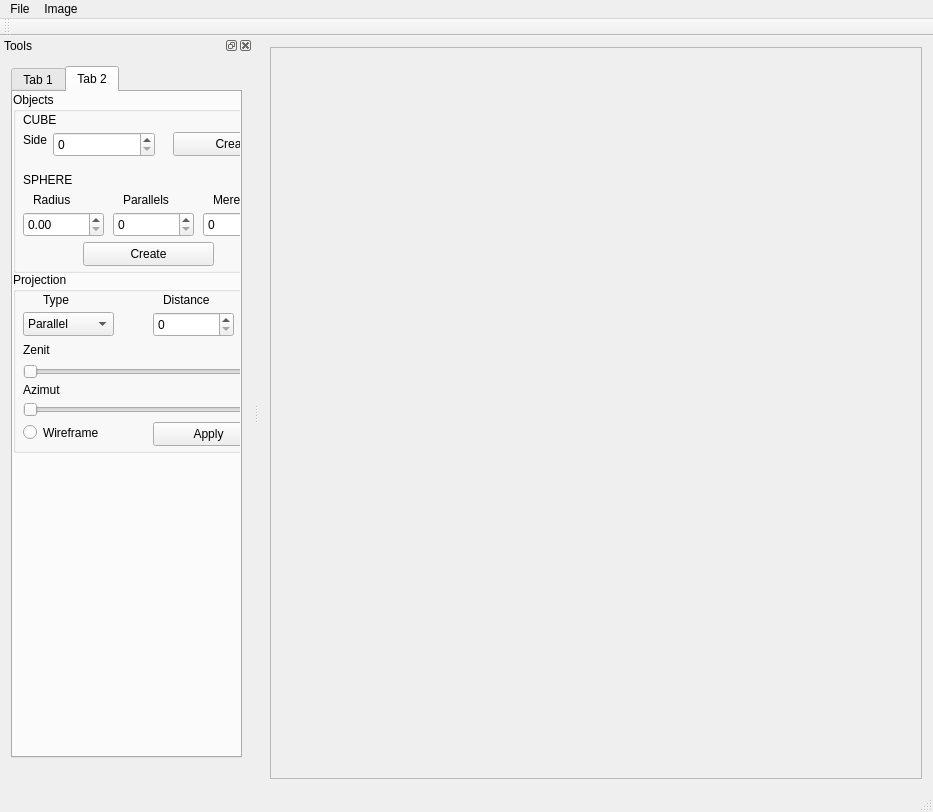
<?xml version="1.0" encoding="UTF-8"?>
<ui version="4.0">
 <class>ImageViewerClass</class>
 <widget class="QMainWindow" name="ImageViewerClass">
  <property name="geometry">
   <rect>
    <x>0</x>
    <y>0</y>
    <width>933</width>
    <height>812</height>
   </rect>
  </property>
  <property name="windowTitle">
   <string>ImageViewer</string>
  </property>
  <widget class="QWidget" name="centralWidget">
   <layout class="QHBoxLayout" name="horizontalLayout_4">
    <item>
     <widget class="QScrollArea" name="scrollArea">
      <property name="widgetResizable">
       <bool>true</bool>
      </property>
      <widget class="QWidget" name="scrollAreaWidgetContents">
       <property name="geometry">
        <rect>
         <x>0</x>
         <y>0</y>
         <width>602</width>
         <height>732</height>
        </rect>
       </property>
      </widget>
     </widget>
    </item>
   </layout>
  </widget>
  <widget class="QMenuBar" name="menuBar">
   <property name="geometry">
    <rect>
     <x>0</x>
     <y>0</y>
     <width>933</width>
     <height>21</height>
    </rect>
   </property>
   <widget class="QMenu" name="menuFile">
    <property name="title">
     <string>File</string>
    </property>
    <addaction name="actionOpen"/>
    <addaction name="actionSave_as"/>
    <addaction name="separator"/>
    <addaction name="actionExit"/>
   </widget>
   <widget class="QMenu" name="menuImage">
    <property name="title">
     <string>Image</string>
    </property>
    <addaction name="actionClear"/>
   </widget>
   <addaction name="menuFile"/>
   <addaction name="menuImage"/>
  </widget>
  <widget class="QToolBar" name="mainToolBar">
   <attribute name="toolBarArea">
    <enum>TopToolBarArea</enum>
   </attribute>
   <attribute name="toolBarBreak">
    <bool>false</bool>
   </attribute>
  </widget>
  <widget class="QStatusBar" name="statusBar"/>
  <widget class="QDockWidget" name="dockWidget">
   <property name="windowTitle">
    <string>Tools</string>
   </property>
   <attribute name="dockWidgetArea">
    <number>1</number>
   </attribute>
   <widget class="QWidget" name="dockWidgetContents">
    <layout class="QVBoxLayout" name="verticalLayout">
     <item>
      <widget class="QTabWidget" name="tabWidget">
       <property name="currentIndex">
        <number>1</number>
       </property>
       <widget class="QWidget" name="tab">
        <attribute name="title">
         <string>Tab 1</string>
        </attribute>
        <layout class="QVBoxLayout" name="verticalLayout_2">
         <item>
          <widget class="QGroupBox" name="groupBox">
           <property name="title">
            <string>Color</string>
           </property>
           <layout class="QHBoxLayout" name="horizontalLayout_3">
            <item>
             <widget class="QPushButton" name="pushButtonSetColor">
              <property name="text">
               <string/>
              </property>
             </widget>
            </item>
           </layout>
          </widget>
         </item>
         <item>
          <widget class="QGroupBox" name="groupBox_3">
           <property name="title">
            <string>Transformation</string>
           </property>
           <layout class="QVBoxLayout" name="verticalLayout_3">
            <item>
             <widget class="QToolButton" name="RotationtoolButton">
              <property name="sizePolicy">
               <sizepolicy hsizetype="Expanding" vsizetype="Preferred">
                <horstretch>0</horstretch>
                <verstretch>0</verstretch>
               </sizepolicy>
              </property>
              <property name="text">
               <string>Rotation</string>
              </property>
             </widget>
            </item>
            <item>
             <widget class="QDoubleSpinBox" name="DegeeresDoubleSpinBox">
              <property name="suffix">
               <string>°</string>
              </property>
              <property name="minimum">
               <double>-360.000000000000000</double>
              </property>
              <property name="maximum">
               <double>360.000000000000000</double>
              </property>
              <property name="singleStep">
               <double>1.500000000000000</double>
              </property>
             </widget>
            </item>
            <item>
             <widget class="QPushButton" name="ScailingpushButton">
              <property name="text">
               <string>Scaling</string>
              </property>
             </widget>
            </item>
            <item>
             <widget class="QGroupBox" name="groupBox_4">
              <property name="title">
               <string>Axes</string>
              </property>
              <layout class="QHBoxLayout" name="horizontalLayout">
               <item>
                <widget class="QDoubleSpinBox" name="XscaledoubleSpinBox">
                 <property name="sizePolicy">
                  <sizepolicy hsizetype="Fixed" vsizetype="Fixed">
                   <horstretch>0</horstretch>
                   <verstretch>0</verstretch>
                  </sizepolicy>
                 </property>
                 <property name="prefix">
                  <string>X: </string>
                 </property>
                </widget>
               </item>
               <item>
                <widget class="QDoubleSpinBox" name="YscaledoubleSpinBox">
                 <property name="sizePolicy">
                  <sizepolicy hsizetype="Fixed" vsizetype="Fixed">
                   <horstretch>0</horstretch>
                   <verstretch>0</verstretch>
                  </sizepolicy>
                 </property>
                 <property name="prefix">
                  <string>Y: </string>
                 </property>
                </widget>
               </item>
              </layout>
             </widget>
            </item>
            <item>
             <widget class="QPushButton" name="SymmetrypushButton">
              <property name="text">
               <string>Symmetry</string>
              </property>
             </widget>
            </item>
            <item>
             <widget class="QComboBox" name="SymmetrycomboBox">
              <item>
               <property name="text">
                <string>Horizontal (X)</string>
               </property>
              </item>
              <item>
               <property name="text">
                <string>Vertical (Y)</string>
               </property>
              </item>
             </widget>
            </item>
            <item>
             <widget class="QPushButton" name="SlashpushButton">
              <property name="text">
               <string>Slash</string>
              </property>
             </widget>
            </item>
            <item>
             <widget class="QDoubleSpinBox" name="SlashdoubleSpinBox"/>
            </item>
            <item>
             <widget class="QPushButton" name="FillpushButton">
              <property name="text">
               <string>Fill</string>
              </property>
             </widget>
            </item>
            <item>
             <widget class="QComboBox" name="FillcomboBox">
              <item>
               <property name="text">
                <string>Nearest Neighbor</string>
               </property>
              </item>
              <item>
               <property name="text">
                <string>Barycentrická interpolácia</string>
               </property>
              </item>
             </widget>
            </item>
            <item>
             <widget class="QGroupBox" name="groupBox_5">
              <property name="title">
               <string>T - color</string>
              </property>
              <layout class="QHBoxLayout" name="horizontalLayout_2">
               <item>
                <widget class="QPushButton" name="T1pushButtonColor">
                 <property name="text">
                  <string/>
                 </property>
                </widget>
               </item>
               <item>
                <widget class="QPushButton" name="T2pushButtonColor">
                 <property name="text">
                  <string/>
                 </property>
                </widget>
               </item>
               <item>
                <widget class="QPushButton" name="T3pushButtonColor">
                 <property name="text">
                  <string/>
                 </property>
                </widget>
               </item>
              </layout>
             </widget>
            </item>
           </layout>
          </widget>
         </item>
         <item>
          <widget class="QGroupBox" name="groupBox_2">
           <property name="title">
            <string>Draw</string>
           </property>
           <layout class="QGridLayout" name="gridLayout">
            <item row="0" column="0" colspan="3">
             <widget class="QComboBox" name="comboBoxLineAlg">
              <item>
               <property name="text">
                <string>DDA</string>
               </property>
              </item>
              <item>
               <property name="text">
                <string>Bresenham</string>
               </property>
              </item>
              <item>
               <property name="text">
                <string>Circle</string>
               </property>
              </item>
             </widget>
            </item>
            <item row="2" column="1">
             <widget class="QToolButton" name="CircletoolButton">
              <property name="text">
               <string>Circle</string>
              </property>
              <property name="checkable">
               <bool>true</bool>
              </property>
             </widget>
            </item>
            <item row="2" column="0">
             <widget class="QToolButton" name="toolButtonDrawLine">
              <property name="text">
               <string>Line</string>
              </property>
              <property name="checkable">
               <bool>true</bool>
              </property>
             </widget>
            </item>
            <item row="3" column="0">
             <widget class="QToolButton" name="PolygontoolButton">
              <property name="text">
               <string>Polygon</string>
              </property>
              <property name="checkable">
               <bool>true</bool>
              </property>
             </widget>
            </item>
            <item row="3" column="1">
             <widget class="QPushButton" name="ResetpushButton">
              <property name="sizePolicy">
               <sizepolicy hsizetype="Preferred" vsizetype="Fixed">
                <horstretch>0</horstretch>
                <verstretch>0</verstretch>
               </sizepolicy>
              </property>
              <property name="text">
               <string>Reset</string>
              </property>
             </widget>
            </item>
           </layout>
          </widget>
         </item>
        </layout>
       </widget>
       <widget class="QWidget" name="tab_2">
        <attribute name="title">
         <string>Tab 2</string>
        </attribute>
        <widget class="QGroupBox" name="groupBox_7">
         <property name="geometry">
          <rect>
           <x>0</x>
           <y>0</y>
           <width>281</width>
           <height>181</height>
          </rect>
         </property>
         <property name="title">
          <string>Objects</string>
         </property>
         <widget class="QLabel" name="label">
          <property name="geometry">
           <rect>
            <x>10</x>
            <y>20</y>
            <width>41</width>
            <height>16</height>
           </rect>
          </property>
          <property name="text">
           <string>CUBE</string>
          </property>
         </widget>
         <widget class="QLabel" name="label_2">
          <property name="geometry">
           <rect>
            <x>10</x>
            <y>40</y>
            <width>49</width>
            <height>16</height>
           </rect>
          </property>
          <property name="text">
           <string>Side</string>
          </property>
         </widget>
         <widget class="QPushButton" name="createCube">
          <property name="geometry">
           <rect>
            <x>160</x>
            <y>40</y>
            <width>121</width>
            <height>24</height>
           </rect>
          </property>
          <property name="text">
           <string>Create</string>
          </property>
         </widget>
         <widget class="QLabel" name="label_3">
          <property name="geometry">
           <rect>
            <x>10</x>
            <y>80</y>
            <width>49</width>
            <height>16</height>
           </rect>
          </property>
          <property name="text">
           <string>SPHERE</string>
          </property>
         </widget>
         <widget class="QLabel" name="label_4">
          <property name="geometry">
           <rect>
            <x>20</x>
            <y>100</y>
            <width>49</width>
            <height>16</height>
           </rect>
          </property>
          <property name="text">
           <string>Radius</string>
          </property>
         </widget>
         <widget class="QSpinBox" name="cubeSizeSpinBox">
          <property name="geometry">
           <rect>
            <x>40</x>
            <y>40</y>
            <width>102</width>
            <height>25</height>
           </rect>
          </property>
          <property name="minimum">
           <number>0</number>
          </property>
          <property name="maximum">
           <number>500</number>
          </property>
         </widget>
         <widget class="QDoubleSpinBox" name="RadiusSphereSpinBox">
          <property name="geometry">
           <rect>
            <x>10</x>
            <y>120</y>
            <width>81</width>
            <height>25</height>
           </rect>
          </property>
          <property name="maximum">
           <double>250.990000000000009</double>
          </property>
         </widget>
         <widget class="QLabel" name="label_5">
          <property name="geometry">
           <rect>
            <x>110</x>
            <y>100</y>
            <width>49</width>
            <height>16</height>
           </rect>
          </property>
          <property name="text">
           <string>Parallels</string>
          </property>
         </widget>
         <widget class="QSpinBox" name="ParallelsSphereSpinBox">
          <property name="geometry">
           <rect>
            <x>100</x>
            <y>120</y>
            <width>81</width>
            <height>25</height>
           </rect>
          </property>
          <property name="maximum">
           <number>200</number>
          </property>
         </widget>
         <widget class="QLabel" name="label_6">
          <property name="geometry">
           <rect>
            <x>200</x>
            <y>100</y>
            <width>61</width>
            <height>16</height>
           </rect>
          </property>
          <property name="text">
           <string>Meredians</string>
          </property>
         </widget>
         <widget class="QSpinBox" name="MerediansSphereSpinBox">
          <property name="geometry">
           <rect>
            <x>190</x>
            <y>120</y>
            <width>81</width>
            <height>25</height>
           </rect>
          </property>
          <property name="maximum">
           <number>200</number>
          </property>
         </widget>
         <widget class="QPushButton" name="createSphere">
          <property name="geometry">
           <rect>
            <x>70</x>
            <y>150</y>
            <width>131</width>
            <height>24</height>
           </rect>
          </property>
          <property name="text">
           <string>Create</string>
          </property>
         </widget>
        </widget>
        <widget class="QGroupBox" name="groupBox_6">
         <property name="geometry">
          <rect>
           <x>0</x>
           <y>180</y>
           <width>281</width>
           <height>181</height>
          </rect>
         </property>
         <property name="title">
          <string>Projection</string>
         </property>
         <widget class="QLabel" name="label_7">
          <property name="geometry">
           <rect>
            <x>30</x>
            <y>20</y>
            <width>49</width>
            <height>16</height>
           </rect>
          </property>
          <property name="text">
           <string>Type</string>
          </property>
         </widget>
         <widget class="QComboBox" name="TypecomboBox">
          <property name="geometry">
           <rect>
            <x>10</x>
            <y>40</y>
            <width>91</width>
            <height>24</height>
           </rect>
          </property>
          <item>
           <property name="text">
            <string>Parallel</string>
           </property>
          </item>
          <item>
           <property name="text">
            <string>Perspective</string>
           </property>
          </item>
         </widget>
         <widget class="QSpinBox" name="DistancespinBox">
          <property name="geometry">
           <rect>
            <x>140</x>
            <y>40</y>
            <width>81</width>
            <height>25</height>
           </rect>
          </property>
         </widget>
         <widget class="QLabel" name="label_8">
          <property name="geometry">
           <rect>
            <x>150</x>
            <y>20</y>
            <width>49</width>
            <height>16</height>
           </rect>
          </property>
          <property name="text">
           <string>Distance</string>
          </property>
         </widget>
         <widget class="QSlider" name="ZenithorizontalSlider">
          <property name="geometry">
           <rect>
            <x>10</x>
            <y>90</y>
            <width>261</width>
            <height>20</height>
           </rect>
          </property>
          <property name="orientation">
           <enum>Qt::Orientation::Horizontal</enum>
          </property>
         </widget>
         <widget class="QSlider" name="AzimuthorizontalSlider">
          <property name="geometry">
           <rect>
            <x>10</x>
            <y>130</y>
            <width>261</width>
            <height>16</height>
           </rect>
          </property>
          <property name="orientation">
           <enum>Qt::Orientation::Horizontal</enum>
          </property>
         </widget>
         <widget class="QLabel" name="label_9">
          <property name="geometry">
           <rect>
            <x>10</x>
            <y>70</y>
            <width>49</width>
            <height>16</height>
           </rect>
          </property>
          <property name="text">
           <string>Zenit</string>
          </property>
         </widget>
         <widget class="QLabel" name="label_10">
          <property name="geometry">
           <rect>
            <x>10</x>
            <y>110</y>
            <width>49</width>
            <height>16</height>
           </rect>
          </property>
          <property name="text">
           <string>Azimut</string>
          </property>
         </widget>
         <widget class="QRadioButton" name="WireframeradioButton">
          <property name="geometry">
           <rect>
            <x>10</x>
            <y>150</y>
            <width>90</width>
            <height>21</height>
           </rect>
          </property>
          <property name="text">
           <string>Wireframe</string>
          </property>
         </widget>
         <widget class="QPushButton" name="ApplyProjectionpushButton">
          <property name="geometry">
           <rect>
            <x>140</x>
            <y>150</y>
            <width>111</width>
            <height>24</height>
           </rect>
          </property>
          <property name="text">
           <string>Apply</string>
          </property>
         </widget>
        </widget>
       </widget>
      </widget>
     </item>
     <item>
      <spacer name="verticalSpacer">
       <property name="orientation">
        <enum>Qt::Orientation::Vertical</enum>
       </property>
       <property name="sizeHint" stdset="0">
        <size>
         <width>20</width>
         <height>40</height>
        </size>
       </property>
      </spacer>
     </item>
    </layout>
   </widget>
  </widget>
  <action name="actionOpen">
   <property name="text">
    <string>Open</string>
   </property>
   <property name="shortcut">
    <string>Ctrl+O</string>
   </property>
  </action>
  <action name="actionSave_as">
   <property name="text">
    <string>Save as</string>
   </property>
   <property name="shortcut">
    <string>Ctrl+S</string>
   </property>
  </action>
  <action name="actionClear">
   <property name="text">
    <string>Clear</string>
   </property>
  </action>
  <action name="actionExit">
   <property name="text">
    <string>Exit</string>
   </property>
   <property name="shortcut">
    <string>Alt+F4</string>
   </property>
  </action>
  <action name="actionResize">
   <property name="text">
    <string>Resize</string>
   </property>
  </action>
 </widget>
 <layoutdefault spacing="6" margin="11"/>
 <resources>
  <include location="ImageViewer.qrc"/>
 </resources>
 <connections/>
</ui>
